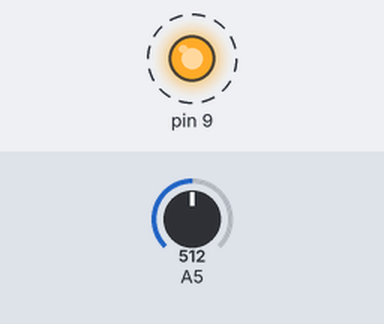
A sketch run on a simulated Arduino Uno, built with avr-gcc and run on an emulated ATmega328P. Shown: output pins drawn as LEDs (lit = HIGH). Dashed ring = blinking. The test bench sets the inputs (shaded band); at power-on: A5 = 512. What the sketch prints to the serial monitor is not drawn.

Above: at 1.08 s.
1.3 s: A5 set to 0
At 2.3 s:
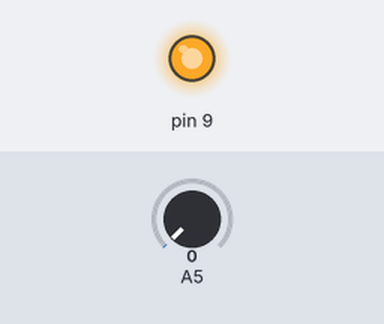
3.0 s: A5 set to 3
4.5 s: A5 set to 6
At 5.8 s:
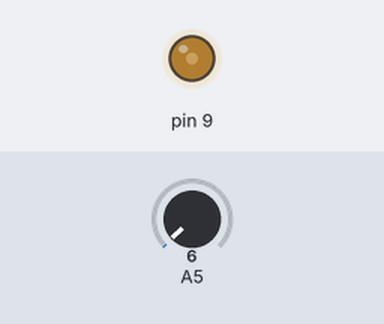
Timing chart, 0 to 7.5 s (numbered marks = the images above; inputs shaded):
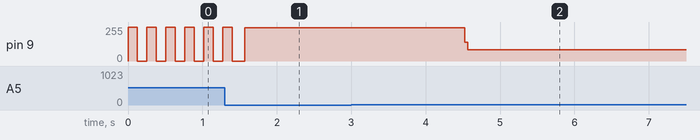

The sketch:

Potentiometer_Exercise.ino
```cpp
int value;
void setup() {
 pinMode (A5, INPUT);
 pinMode (9, OUTPUT);
 Serial.begin(9600);
}
void loop () {
 int value = analogRead(A5);
 value = map(value, 0, 1023, 0, 255);
 digitalWrite(9, HIGH);
 digitalWrite(9, value % 2);
 delay(value);

 digitalWrite(9, LOW);
 digitalWrite(9, (value + 1) % 2);
 delay(value);
// digitalWrite(9,LOW);
// delay(value/4);
// digitalWrite(9,HIGH);
// delay(value/4);
 Serial.println(value);
}
```

Measured:
- the behaviour switches between 4 and 5 on A5 (found by bisection; images 1 and 2)
- after the input at 4.5 s, pin 9: 249/255 → 85/255 at once
